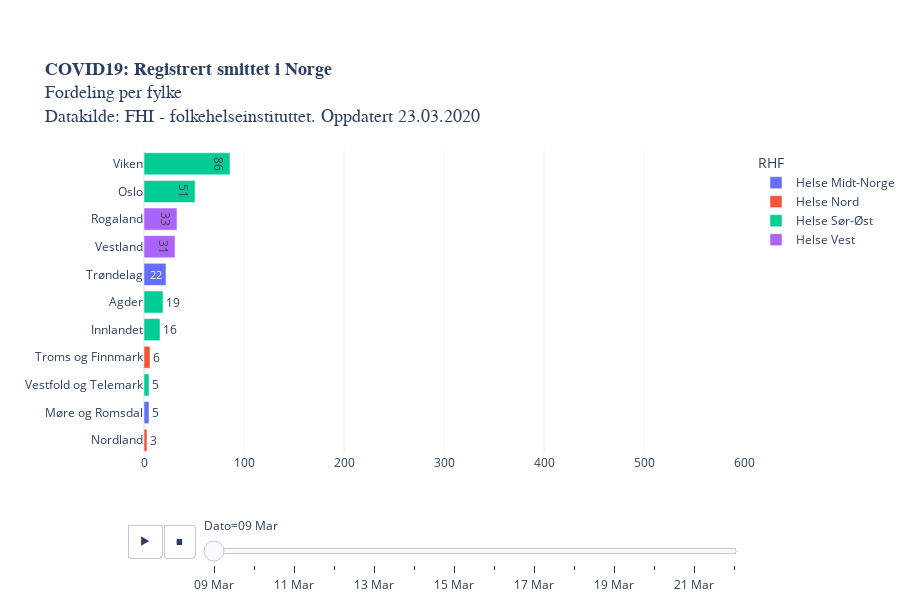

Source (notebook cell):
### Code cell
legend = [i for i in vekst["RHF"].unique()]
legend.sort()

fig = px.bar(melted, 
             x='Registrerte smittede', y='Fylke', animation_frame="variable",
             animation_group="Fylke",
             orientation='h',
             category_orders={"RHF": legend},
             labels = {"Veksttakt": "daglig vekst (%)", "variable": "Dato"},
             color='RHF',
             text="Registrerte smittede",
             height=600,
             title = "<b>COVID19: Registrert smittet i Norge</b><br>Fordeling per fylke<br>Datakilde: FHI - folkehelseinstituttet. Oppdatert " +datetime.today().strftime('%d.%m.%Y'),
             template = "plotly_white",
             range_x=[0,600]
                 ).update_yaxes(categoryorder="total ascending")

fig.layout.coloraxis.showscale = False

fig.update_layout(
    yaxis=dict(
        separatethousands=True,
        categoryorder = 'total ascending',
        title_text="",
        fixedrange=True,
    ), xaxis=dict(fixedrange=True,
                 title_text=""),
    title_font=dict(family="Helvetica", size=18),
        margin=dict(b=150)) #bottom margin

fig.update_layout(autosize=True,
    margin=dict(l=100, r=100, t=150, b=0),
    paper_bgcolor='rgba(0, 0, 0, 0)'
    #plot_bgcolor='rgb(248, 248, 255)'    
                 )

#plotly.offline.plot(fig, filename='COVID19_fylkesutvikling_animation.html')
py.plot(fig, filename='COVID19_fylkesutvikling_animation.html')
fig.show()

### Figure 1 — Plotly figure (JSON) as saved in the notebook; plotly's stock layout.template omitted (floating-point values rounded to 4 significant figures)
{"data": [{"alignmentgroup": "True", "hoverlabel": {"namelength": 0}, "hovertemplate": "RHF=Helse Midt-Norge<br>Dato=09 Mar<br>Registrerte smittede=%{text}<br>Fylke=%{y}", "ids": ["Trøndelag", "Møre og Romsdal"], "legendgroup": "Helse Midt-Norge", "marker": {"color": "#636efa"}, "name": "Helse Midt-Norge", "offsetgroup": "Helse Midt-Norge", "orientation": "h", "showlegend": true, "text": [22, 5], "textposition": "auto", "type": "bar", "x": [22, 5], "xaxis": "x", "y": ["Trøndelag", "Møre og Romsdal"], "yaxis": "y"}, {"alignmentgroup": "True", "hoverlabel": {"namelength": 0}, "hovertemplate": "RHF=Helse Nord<br>Dato=09 Mar<br>Registrerte smittede=%{text}<br>Fylke=%{y}", "ids": ["Troms og Finnmark", "Nordland"], "legendgroup": "Helse Nord", "marker": {"color": "#EF553B"}, "name": "Helse Nord", "offsetgroup": "Helse Nord", "orientation": "h", "showlegend": true, "text": [6, 3], "textposition": "auto", "type": "bar", "x": [6, 3], "xaxis": "x", "y": ["Troms og Finnmark", "Nordland"], "yaxis": "y"}, {"alignmentgroup": "True", "hoverlabel": {"namelength": 0}, "hovertemplate": "RHF=Helse Sør-Øst<br>Dato=09 Mar<br>Registrerte smittede=%{text}<br>Fylke=%{y}", "ids": ["Agder", "Oslo", "Vestfold og Telemark", "Innlandet", "Viken"], "legendgroup": "Helse Sør-Øst", "marker": {"color": "#00cc96"}, "name": "Helse Sør-Øst", "offsetgroup": "Helse Sør-Øst", "orientation": "h", "showlegend": true, "text": [19, 51, 5, 16, 86], "textposition": "auto", "type": "bar", "x": [19, 51, 5, 16, 86], "xaxis": "x", "y": ["Agder", "Oslo", "Vestfold og Telemark", "Innlandet", "Viken"], "yaxis": "y"}, {"alignmentgroup": "True", "hoverlabel": {"namelength": 0}, "hovertemplate": "RHF=Helse Vest<br>Dato=09 Mar<br>Registrerte smittede=%{text}<br>Fylke=%{y}", "ids": ["Vestland", "Rogaland"], "legendgroup": "Helse Vest", "marker": {"color": "#ab63fa"}, "name": "Helse Vest", "offsetgroup": "Helse Vest", "orientation": "h", "showlegend": true, "text": [31, 33], "textposition": "auto", "type": "bar", "x": [31, 33], "xaxis": "x", "y": ["Vestland", "Rogaland"], "yaxis": "y"}], "layout": {"autosize": true, "barmode": "relative", "coloraxis": {"showscale": false}, "height": 600, "legend": {"title": {"text": "RHF"}, "tracegroupgap": 0}, "margin": {"b": 0, "l": 100, "r": 100, "t": 150}, "paper_bgcolor": "rgba(0, 0, 0, 0)", "sliders": [{"active": 0, "currentvalue": {"prefix": "Dato="}, "len": 0.9, "pad": {"b": 10, "t": 60}, "steps": [{"args": [["09 Mar"], {"frame": {"duration": 0, "redraw": true}, "fromcurrent": true, "mode": "immediate", "transition": {"duration": 0, "easing": "linear"}}], "label": "09 Mar", "method": "animate"}, {"args": [["10 Mar"], {"frame": {"duration": 0, "redraw": true}, "fromcurrent": true, "mode": "immediate", "transition": {"duration": 0, "easing": "linear"}}], "label": "10 Mar", "method": "animate"}, {"args": [["11 Mar"], {"frame": {"duration": 0, "redraw": true}, "fromcurrent": true, "mode": "immediate", "transition": {"duration": 0, "easing": "linear"}}], "label": "11 Mar", "method": "animate"}, {"args": [["12 Mar"], {"frame": {"duration": 0, "redraw": true}, "fromcurrent": true, "mode": "immediate", "transition": {"duration": 0, "easing": "linear"}}], "label": "12 Mar", "method": "animate"}, {"args": [["13 Mar"], {"frame": {"duration": 0, "redraw": true}, "fromcurrent": true, "mode": "immediate", "transition": {"duration": 0, "easing": "linear"}}], "label": "13 Mar", "method": "animate"}, {"args": [["14 Mar"], {"frame": {"duration": 0, "redraw": true}, "fromcurrent": true, "mode": "immediate", "transition": {"duration": 0, "easing": "linear"}}], "label": "14 Mar", "method": "animate"}, {"args": [["15 Mar"], {"frame": {"duration": 0, "redraw": true}, "fromcurrent": true, "mode": "immediate", "transition": {"duration": 0, "easing": "linear"}}], "label": "15 Mar", "method": "animate"}, {"args": [["16 Mar"], {"frame": {"duration": 0, "redraw": true}, "fromcurrent": true, "mode": "immediate", "transition": {"duration": 0, "easing": "linear"}}], "label": "16 Mar", "method": "animate"}, {"args": [["17 Mar"], {"frame": {"duration": 0, "redraw": true}, "fromcurrent": true, "mode": "immediate", "transition": {"duration": 0, "easing": "linear"}}], "label": "17 Mar", "method": "animate"}, {"args": [["18 Mar"], {"frame": {"duration": 0, "redraw": true}, "fromcurrent": true, "mode": "immediate", "transition": {"duration": 0, "easing": "linear"}}], "label": "18 Mar", "method": "animate"}, {"args": [["19 Mar"], {"frame": {"duration": 0, "redraw": true}, "fromcurrent": true, "mode": "immediate", "transition": {"duration": 0, "easing": "linear"}}], "label": "19 Mar", "method": "animate"}, {"args": [["20 Mar"], {"frame": {"duration": 0, "redraw": true}, "fromcurrent": true, "mode": "immediate", "transition": {"duration": 0, "easing": "linear"}}], "label": "20 Mar", "method": "animate"}, {"args": [["21 Mar"], {"frame": {"duration": 0, "redraw": true}, "fromcurrent": true, "mode": "immediate", "transition": {"duration": 0, "easing": "linear"}}], "label": "21 Mar", "method": "animate"}, {"args": [["22 Mar"], {"frame": {"duration": 0, "redraw": true}, "fromcurrent": true, "mode": "immediate", "transition": {"duration": 0, "easing": "linear"}}], "label": "22 Mar", "method": "animate"}], "x": 0.1, "xanchor": "left", "y": 0, "yanchor": "top"}], "title": {"font": {"family": "Helvetica", "size": 18}, "text": "<b>COVID19: Registrert smittet i Norge</b><br>Fordeling per fylke<br>Datakilde: FHI - folkehelseinstituttet. Oppdatert 23.03.2020"}, "updatemenus": [{"buttons": [{"args": [null, {"frame": {"duration": 500, "redraw": true}, "fromcurrent": true, "mode": "immediate", "transition": {"duration": 500, "easing": "linear"}}], "label": "&#9654;", "method": "animate"}, {"args": [[null], {"frame": {"duration": 0, "redraw": true}, "fromcurrent": true, "mode": "immediate", "transition": {"duration": 0, "easing": "linear"}}], "label": "&#9724;", "method": "animate"}], "direction": "left", "pad": {"r": 10, "t": 70}, "showactive": false, "type": "buttons", "x": 0.1, "xanchor": "right", "y": 0, "yanchor": "top"}], "xaxis": {"anchor": "y", "domain": [0, 1], "fixedrange": true, "range": [0, 600], "title": {"text": ""}}, "yaxis": {"anchor": "x", "categoryorder": "total ascending", "domain": [0, 1], "fixedrange": true, "separatethousands": true, "title": {"text": ""}}}}
